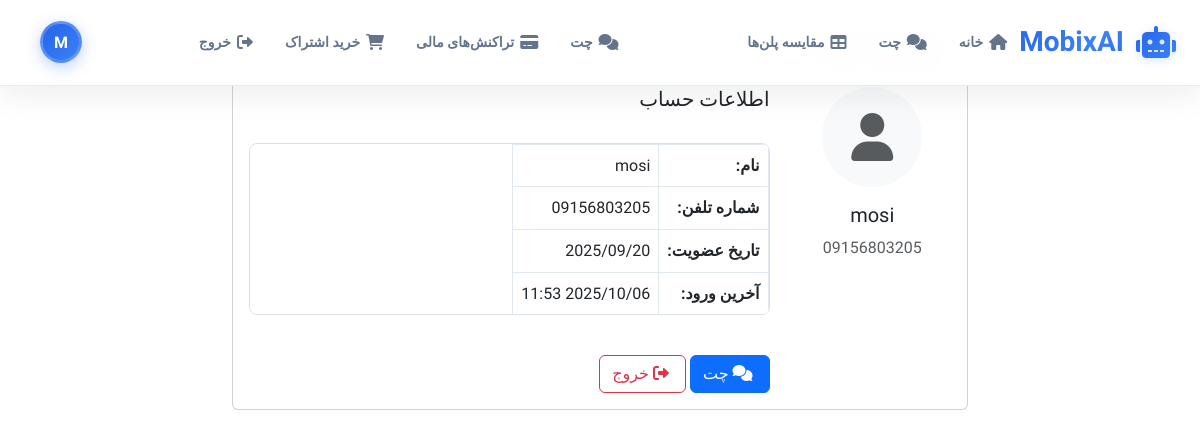
The app's page /accounts/profile/ (signed in), older data.
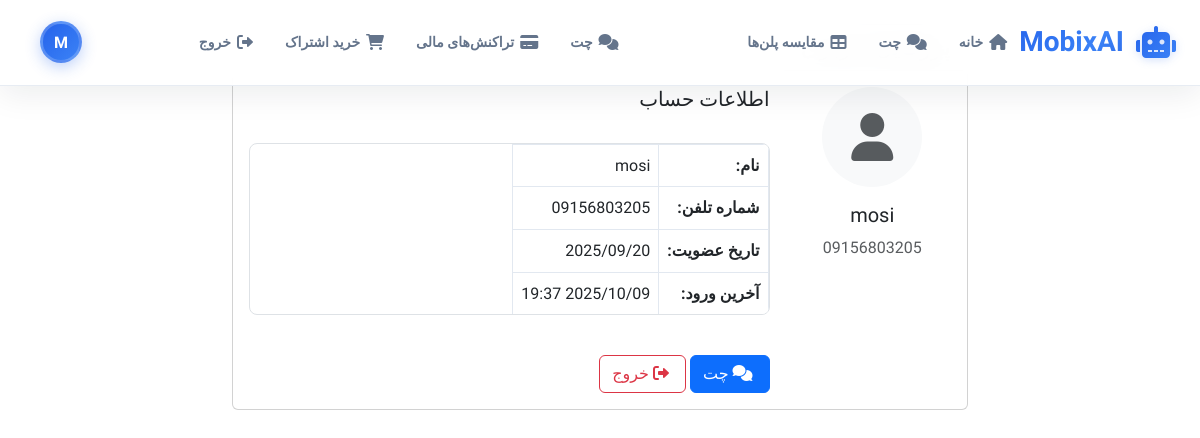
The same page, newer data.
### accounts/models.py (models this page shows, shortened)
class User(AbstractUser):
    phone_number = models.CharField(max_length=15, unique=True)
    name = models.CharField(max_length=100)
    is_verified = models.BooleanField(default=False)
    created_at = models.DateTimeField(auto_now_add=True)
    objects = CustomUserManager()
    USERNAME_FIELD = 'phone_number'
    REQUIRED_FIELDS = ['name']
    def get_subscription_type(self):
        try:
            user_subscription = self.subscription
            if user_subscription.is_active:
                if user_subscription.end_date and user_subscription.end_date < timezone.now():
                    user_subscription.is_active = False
                    user_subscription.save()
                    return None
                return user_subscription.subscription_type
        except:
            pass
        return None
    def get_subscription_info(self):
        try:
            user_subscription = self.subscription
            if user_subscription.is_active:
                if user_subscription.end_date and user_subscription.end_date < timezone.now():
                    user_subscription.is_active = False
                    user_subscription.save()
                    return None
                return user_subscription
        except:
            pass
        return None

### accounts/views.py (the view)
# urls.py: path('profile/', views.profile, name='profile'),
@login_required
def profile(request):
    return render(request, 'accounts/profile.html')

### templates/accounts/profile.html (shortened to what this page needs)
{% extends 'base.html' %}
{% block content %}
<div class="container mt-4">
    <div class="row">
        <div class="col-md-8 mx-auto">
            <div class="card">
                <div class="card-header">
                    <h4 class="mb-0">پروفایل کاربری</h4>
                </div>
                <div class="card-body">
                    <div class="row">
                        <div class="col-md-3 text-center">
                            <div class="bg-light rounded-circle d-flex align-items-center justify-content-center mx-auto" style="width: 100px; height: 100px;">
                                <i class="fas fa-user fa-3x text-muted"></i>
                            </div>
                            <h5 class="mt-3">{{ user.name }}</h5>
                            <p class="text-muted">{{ user.phone_number }}</p>
                        </div>
                        <div class="col-md-9">
                            <h5>اطلاعات حساب</h5>
                            <div class="table-responsive">
                                <table class="table table-borderless">
                                    <tr>
                                        <td><strong>نام:</strong></td>
                                        <td>{{ user.name }}</td>
                                    </tr>
                                    <tr>
                                        <td><strong>شماره تلفن:</strong></td>
                                        <td>{{ user.phone_number }}</td>
                                    </tr>
                                    <tr>
                                        <td><strong>تاریخ عضویت:</strong></td>
                                        <td>{{ user.date_joined|date:"Y/m/d" }}</td>
                                    </tr>
                                    <tr>
                                        <td><strong>آخرین ورود:</strong></td>
                                        <td>{{ user.last_login|date:"Y/m/d H:i" }}</td>
                                    </tr>
                                </table>
                            </div>
                            <div class="mt-4">
                                <a href="{% url 'chat' %}" class="btn btn-primary">
                                    <i class="fas fa-comments me-1"></i> چت
                                </a>
                                <a href="{% url 'logout' %}" class="btn btn-outline-danger">
                                    <i class="fas fa-sign-out-alt me-1"></i> خروج
                                </a>
                            </div>
                        </div>
                    </div>
                </div>
            </div>
        </div>
    </div>
</div>
{% endblock %}

### templates/base.html (shortened to what this page needs)
<!DOCTYPE html>
<html lang="fa" dir="rtl">
<head>
    <link href="https://cdn.jsdelivr.net/npm/bootstrap@5.3.0/dist/css/bootstrap.min.css" rel="stylesheet">
    <link href="https://cdnjs.cloudflare.com/ajax/libs/font-awesome/6.0.0/css/all.min.css" rel="stylesheet">
    <link rel="stylesheet" href="https://cdnjs.cloudflare.com/ajax/libs/highlight.js/11.7.0/styles/default.min.css">
    {% load static %}
    <link rel="stylesheet" href="{% static 'css/chat.css' %}">
    <link rel="stylesheet" href="{% static 'css/navigation.css' %}">
    <link rel="stylesheet" href="{% static 'css/auth-forms.css' %}">
    <link rel="stylesheet" href="{% static 'css/purchase.css' %}">
    <link rel="stylesheet" href="{% static 'css/articles.css' %}">
    <link rel="stylesheet" href="{% static 'css/responsive-tables.css' %}">
</head>
<body {% if user.is_authenticated %}data-authenticated="true" data-user-name="{{ user.name }}"{% endif %}>
    {% block navbar %}
    <nav class="modern-navbar">
        <div class="container">
            <a class="navbar-brand" href="{% url 'home' %}">
                <i class="fas fa-robot"></i> MobixAI
            </a>
            <div class="navbar-nav-container" style="display: flex; align-items: center; gap: 1rem; flex: 1; justify-content: space-between;">
                <ul class="navbar-nav navbar-nav-left" id="desktop-nav-left" style="display: flex; flex-direction: row; align-items: center; gap: 0.5rem; margin: 0; padding: 0; list-style: none;">
                </ul>
                <ul class="navbar-nav navbar-nav-right" id="desktop-nav-right" style="display: flex; flex-direction: row; align-items: center; gap: 0.5rem; margin: 0; padding: 0; list-style: none;">
                </ul>
                {% if user.is_authenticated %}
                <div class="user-avatar" title="{{ user.name }}">
                    {{ user.name|first|upper }}
                </div>
                {% endif %}
            </div>
        </div>
    </nav>
    {% endblock %}
    <main>
        {% block content %}
        {% endblock %}
    </main>
    {% load static %}
</body>
</html>

### static/css/navigation.css (style rules this page uses)
.modern-navbar { background: rgba(255, 255, 255, 0.95); border-bottom: 1px solid rgba(226, 232, 240, 0.8); box-shadow: 0 8px 32px rgba(15, 23, 42, 0.08); padding: 0; position: fixed; top: 0; width: 100%; z-index: 1000; backdrop-filter: blur(20px); transition: all 0.3s cubic-bezier(0.4, 0, 0.2, 1); display: none; }
@media (min-width: 768px) { .modern-navbar { display: block; } }
.modern-navbar .container { padding: 12px 24px; display: flex; align-items: center; justify-content: space-between; max-width: 1400px; position: relative; min-height: auto; }
.navbar-brand { display: flex; align-items: center; gap: 12px; text-decoration: none; font-size: 28px; font-weight: 900; background: linear-gradient(135deg, #2563EB, #3B82F6, #1D4ED8); background-size: 200% 200%; -webkit-background-clip: text; -webkit-text-fill-color: transparent; background-clip: text; transition: all 0.3s ease; padding: 8px 0; position: relative; z-index: 2; }
.navbar-brand::after { content: ''; position: absolute; bottom: -2px; left: 0; width: 0; height: 3px; background: linear-gradient(90deg, #2563EB, #3B82F6); border-radius: 2px; transition: width 0.3s ease; }
.navbar-brand i { font-size: 32px; background: linear-gradient(135deg, #2563EB, #3B82F6); -webkit-background-clip: text; -webkit-text-fill-color: transparent; background-clip: text; transition: all 0.3s ease; filter: drop-shadow(0 2px 4px rgba(37, 99, 235, 0.2)); }
.navbar-nav { display: flex; align-items: center; flex-wrap: nowrap; gap: 6px; list-style: none; margin: 0; padding: 0; flex-direction: row; }
.navbar-nav-left { margin-left: auto; }
.navbar-nav-right { margin-right: 0; }
.user-avatar { width: 42px; height: 42px; border-radius: 50%; background: linear-gradient(135deg, #2563EB, #3B82F6); display: flex; align-items: center; justify-content: center; color: #FFFFFF; font-weight: 700; font-size: 16px; margin-left: 16px; cursor: pointer; transition: all 0.3s cubic-bezier(0.4, 0, 0.2, 1); box-shadow: 0 4px 15px rgba(37, 99, 235, 0.3); border: 3px solid rgba(255, 255, 255, 0.2); backdrop-filter: blur(10px); position: relative; }
.user-avatar::before { content: ''; position: absolute; inset: -2px; border-radius: 50%; background: linear-gradient(135deg, #2563EB, #3B82F6, #1D4ED8); z-index: -1; opacity: 0; transition: opacity 0.3s ease; }
.navbar-brand { background: linear-gradient(135deg, #2563EB, #3B82F6, #1D4ED8); -webkit-background-clip: text; -webkit-text-fill-color: transparent; background-clip: text; }
.modern-navbar { animation: slideDown 0.6s cubic-bezier(0.4, 0, 0.2, 1); }
body:not(.chat-page):not(.auth-page) main { padding-top: 80px; }
html, body { width: 100%; height: 100%; margin: 0; padding: 0; overflow-x: hidden; }
body { background: var(--background); font-family: 'Vazirmatn', sans-serif; position: relative; }

### static/css/auth-forms.css (style rules this page uses)
:root { --primary-color: #2563eb; --primary-light: #3b82f6; --primary-dark: #1d4ed8; --secondary-color: #10b981; --accent-color: #8b5cf6; --text-primary: #1e293b; --text-secondary: #475569; --text-muted: #94a3b8; --white: #ffffff; --black: #000000; --surface: rgba(255, 255, 255, 0.85); --surface-light: rgba(255, 255, 255, 0.95); --border-light: rgba(255, 255, 255, 0.2); --border: rgba(203, 213, 225, 0.5); --error: #ef4444; --success: #10b981; --gap-xs: 4px; --gap-sm: 8px; --gap: 12px; --gap-md: 16px; --gap-lg: 24px; --gap-xl: 32px; --radius-sm: 4px; --radius: 8px; --radius-md: 12px; --radius-lg: 16px; --radius-xl: 24px; --radius-full: 9999px; --shadow-sm: 0 1px 2px rgba(0, 0, 0, 0.05); --shadow: 0 4px 6px -1px rgba(0, 0, 0, 0.1), 0 2px 4px -1px rgba(0, 0, 0, 0.06); --shadow-md: 0 10px 15px -3px rgba(0, 0, 0, 0.1), 0 4px 6px -2px rgba(0, 0, 0, 0.05); --shadow-lg: 0 20px 25px -5px rgba(0, 0, 0, 0.1), 0 10px 10px -5px rgba(0, 0, 0, 0.04); --shadow-xl: 0 25px 50px -12px rgba(31, 38, 135, 0.37); --transition: all 0.3s ease; --transition-slow: all 0.5s ease; --glass-blur: 12px; --glass-opacity: 0.7; --glass-border: 1px solid rgba(255, 255, 255, 0.2); --glass-shadow: 0 8px 32px 0 rgba(31, 38, 135, 0.37); --glass-highlight: linear-gradient(135deg, rgba(255, 255, 255, 0.1), rgba(255, 255, 255, 0.05)); --glass-shine: linear-gradient(135deg, rgba(255, 255, 255, 0.25), rgba(255, 255, 255, 0)); }
* { margin: 0; padding: 0; box-sizing: border-box; }
html, body { width: 100%; height: 100%; margin: 0; padding: 0; overflow-x: hidden; }
body { font-family: 'Vazir', system-ui, -apple-system, sans-serif; color: var(--text-primary); line-height: 1.5; direction: rtl; }

Row changes from the older to the newer data that the page shows:
changed User "mosi": last_login "2025/10/06 11:53" → "2025/10/09 19:37"
